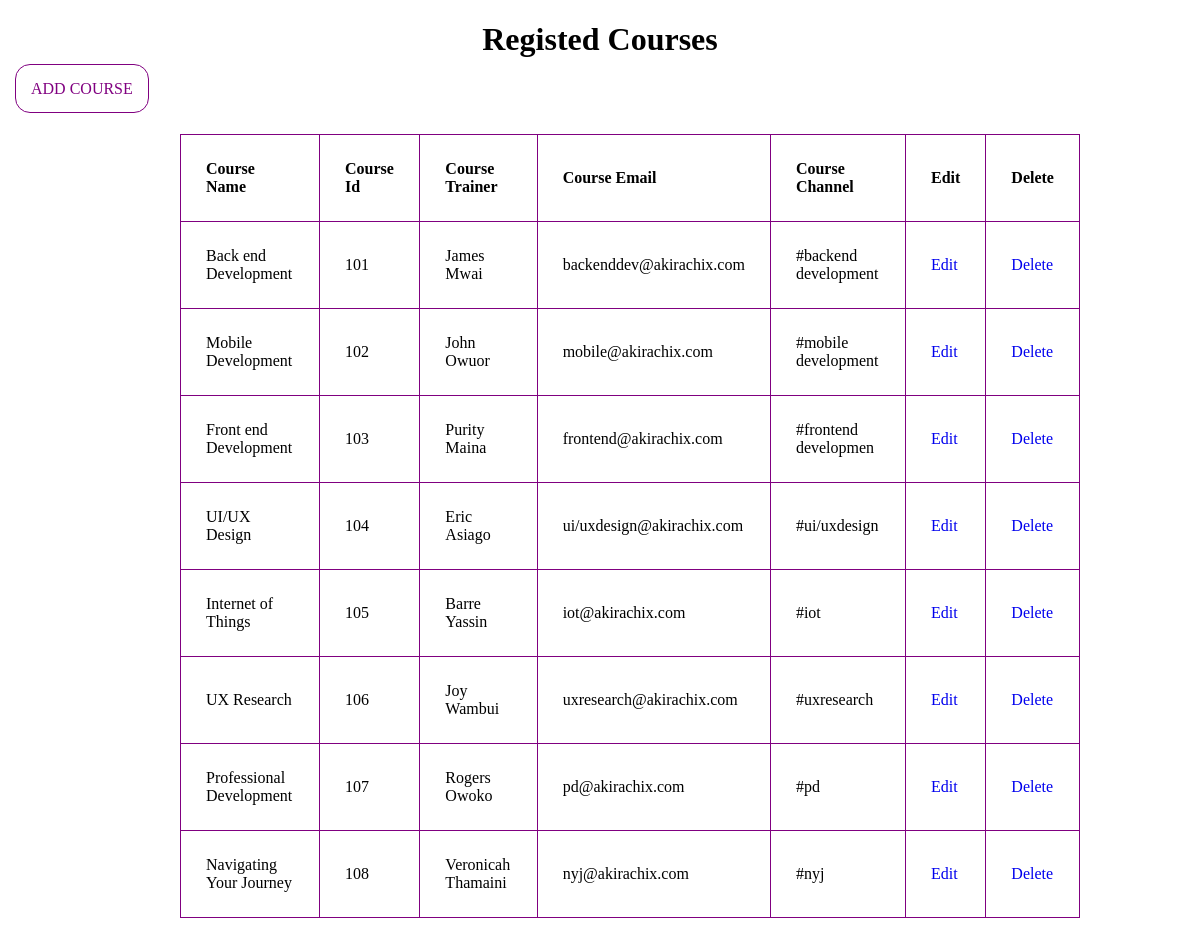
Screenshot of /courses/list/ with the database file from the repository.
### courses/models.py (models this page shows)
class Courses(models.Model):
    course_name=models.CharField(max_length=40)
    course_id=models.PositiveSmallIntegerField(null=True)
    course_description=models.CharField(max_length=200)
    course_trainer=models.CharField(max_length=40)
    course_room=models.CharField(max_length=10)
    course_email=models.EmailField(null=True)
    course_channel=models.CharField(max_length=20)
    course_calendar=models.DateField(null=True)
    course_syllabus=models.FileField(upload_to="documents/",null=True, blank=True)

### courses/views.py (the view)
# urls.py: path("list/", course_list, name="course_list"),
def course_list(request):
    courses = Courses.objects.all()
    return render(request, "course_list.htm", {"courses":courses})

### courses/templates/course_list.htm (shortened to what this page needs)
<!DOCTYPE html>
<html lang="en">
<head>
</head>
<body>
    <center><h1>Registed Courses</h1></center>
<div class="clearfix">
    <a class="btn info" href="{% url 'register_courses' %}"> ADD COURSE </a>
   </div>
    <table class="table">
        <tr>
            <th>Course Name</th>
            <th>Course Id</th>
            <th>Course Trainer</th>
            <th>Course Email</th>
            <th>Course Channel</th>
            <th>Edit</th>
            <th>Delete</th>
        </tr>
        {% for course in courses%}
        <tr>
            <td>
                {{course.course_name}}
            </td>
            <td>
                {{course.course_id}}
            </td>
            <td>
                {{course.course_trainer}}
            </td>
            <td>
                {{course.course_email}}
            </td>
            <td>
                {{course.course_channel}}
            </td>
            <td>
                <a href="{%url 'edit_course' id=course.id%}">Edit</a>
            </td>
            <td>
                <a href="{%url 'delete_course' id=course.id%}">Delete</a>
            </td>
        </tr>
        {% endfor %}
    </table>
</body>
</html>

### courses/templates/course_list.htm (style rules this page uses)
body { margin: 0; padding: 0; background-color: rgb(255, 255, 255); }
table { width: 900px; margin-left: 15%; margin-top: 3%; margin-bottom: 8%; }
th, caption { text-align: left; }
table, th, td { border: 1px solid purple; border-collapse: collapse; }
th, td { padding: 25px; }
tr:nth-child(even) { background-color: rgb(255, 255, 255); }
tr:nth-child(odd) { background-color:rgb(255, 255, 255); }
.info { border-color: purple; color:purple; }
.clearfix { margin: 15px; }
.btn { background-color:#ffffff; color:purple; border-radius: 15px; padding: 15px; align-items: center; width: 500px; margin-right: 71px; border: 1px solid purple; }
a { text-decoration: none; }

### rows the page displays
Courses: course_name "Back end Development", course_id "101", course_trainer "James Mwai", course_email "backenddev@akirachix.com", course_channel "#backend development"
Courses: course_name "Mobile Development", course_id "102", course_trainer "John Owuor", course_email "mobile@akirachix.com", course_channel "#mobile development"
Courses: course_name "Front end Development", course_id "103", course_trainer "Purity Maina", course_email "frontend@akirachix.com", course_channel "#frontend developmen"
Courses: course_name "UI/UX Design", course_id "104", course_trainer "Eric Asiago", course_email "ui/uxdesign@akirachix.com", course_channel "#ui/uxdesign"
Courses: course_name "Internet of Things", course_id "105", course_trainer "Barre Yassin", course_email "iot@akirachix.com", course_channel "#iot"
Courses: course_name "UX Research", course_id "106", course_trainer "Joy Wambui", course_email "uxresearch@akirachix.com", course_channel "#uxresearch"
Courses: course_name "Professional Development", course_id "107", course_trainer "Rogers Owoko", course_email "pd@akirachix.com", course_channel "#pd"
Courses: course_name "Navigating Your Journey", course_id "108", course_trainer "Veronicah Thamaini", course_email "nyj@akirachix.com", course_channel "#nyj"
